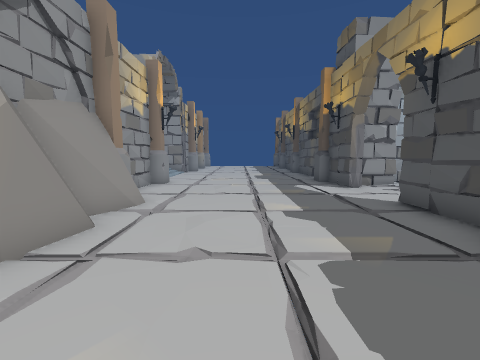
view 1 (above)

17 first-person views from a walk through a scene from a Unity 3-D project. The camera is 1.3 m above the floor, tilts 6° down and sees 90° across. The floor is counted in squares, 1 m on a side. Each view is taken from the middle of a square. On the plan, view 1 faces up. The plan holds only what a view shows up to about 12 squares ahead; the rest is blank. The place goes on beyond the plan. The player is left out. Door leaves are left out, so doorways stand open. Some surface patterns are stand-ins.

view 2
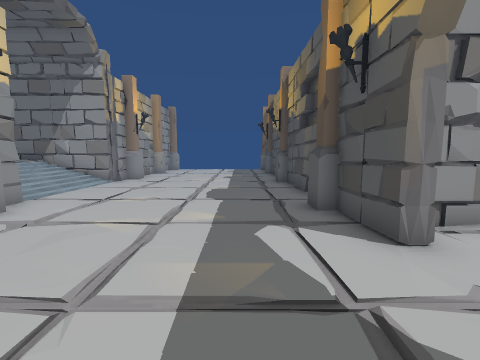

view 3
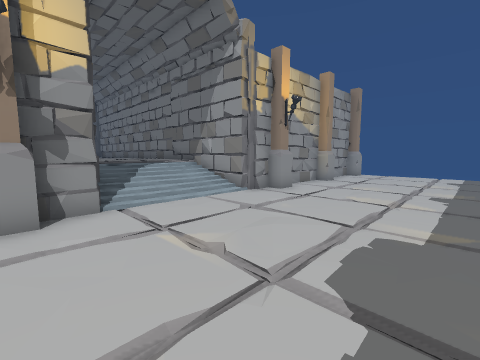

view 4
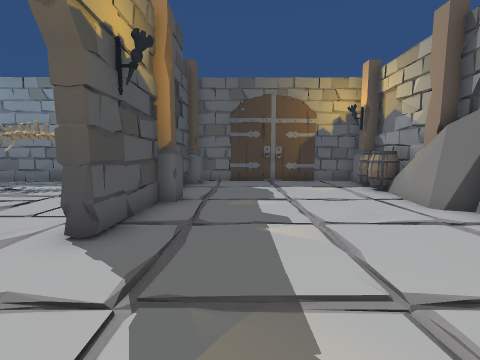

view 5
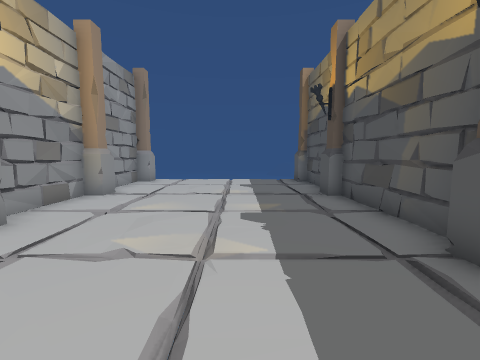

view 6
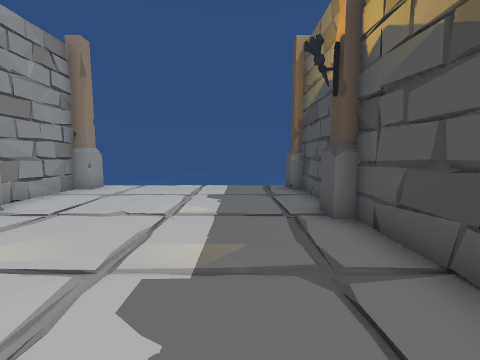

view 7
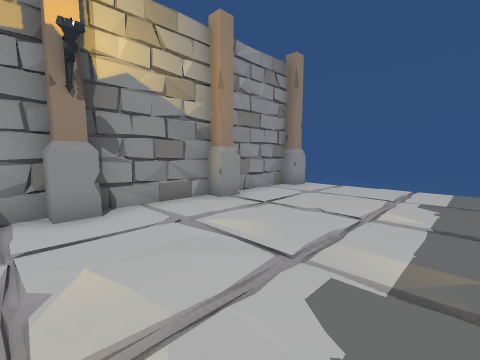

view 8
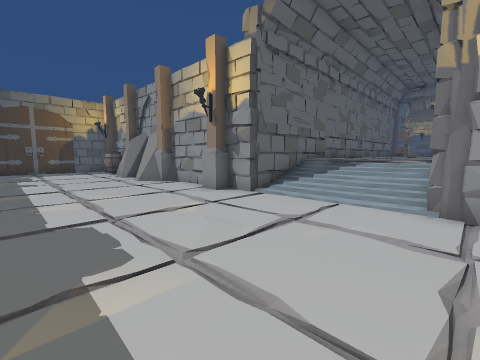

view 9
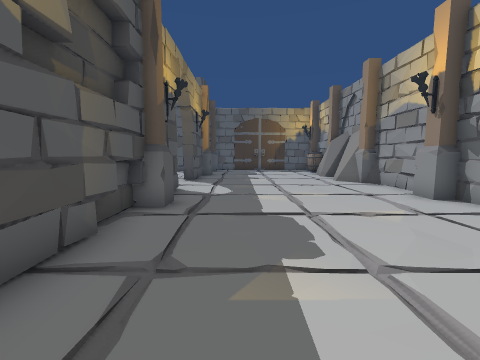

view 10
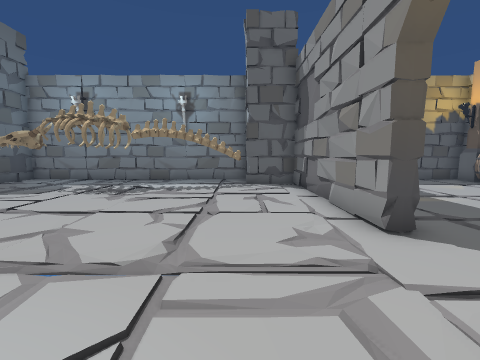

view 11
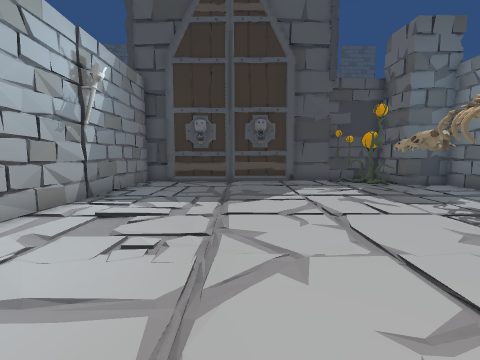

view 12
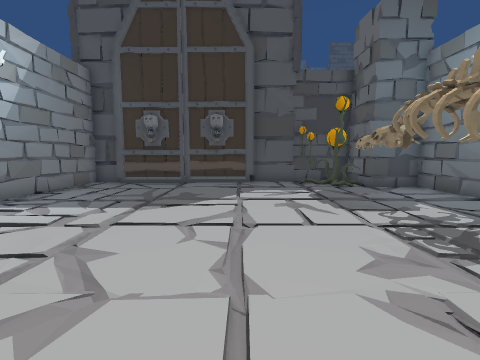

view 13
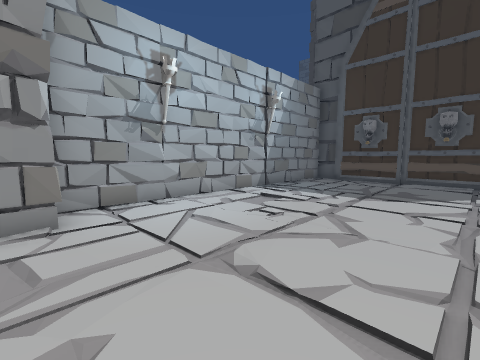

view 14
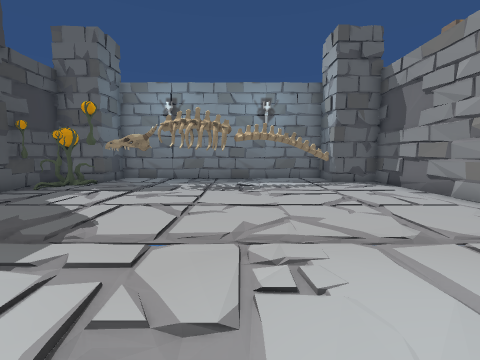

view 15
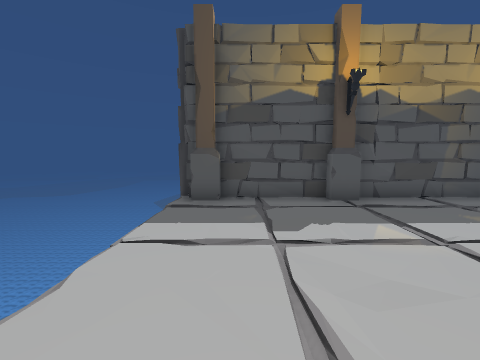

view 16
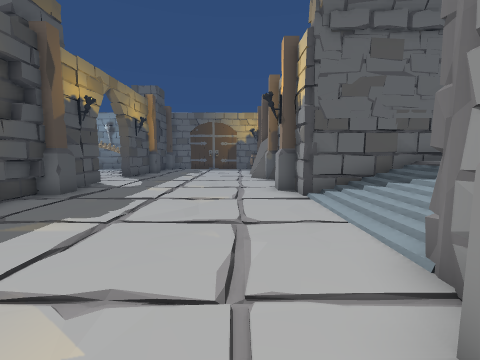

view 17
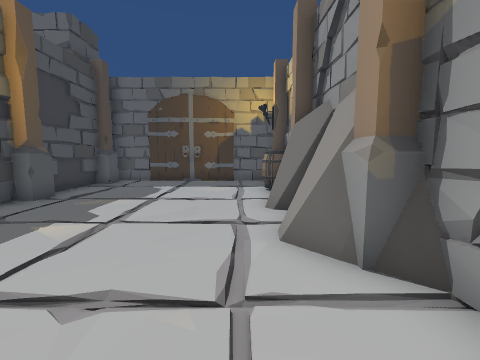

### Floor plan
Key: @ floor where view 1 was taken; # wall or solid block; x gap in a wall; . main floor; : floor 0.25 m higher than the main floor; ^ raised ledge; v drop or lower ground; P pole; I pillar; B barrel; O other object.
Columns run from 7 left of view 1 to 19 right of it. Each row starts with its distance up from view 1.
 28     vvvvvvvvx
 27    P.......P
 26    #.......#
 25    #.......#
 24    #.......#
 23    P.......P
 22    #.......#
 21    #.......#
 20    #.......#
 19    P.......#
 18   ##.......P
 17 ###........#
 16 ^^:........#
 15 ^^:........#
 14 ^^:........##
 13 ^###.......##
 12 ####.......P###############
 11    P.......#III...........#
 10    #.......##I............#
  9    #......................#
  8    #......................#
  7    ##.....................#
  6    ##......##.............#
  5    ##......##.............#
  4    ##......##.............#
  3    ##......P#.............#
  2    ##......##............O#
  1    #B......##..........OOO#
  0    #B..@...##IIOO.....OOIO#
 -1    P.......PI I.........I
 -2    #########  ###########

Where each view was taken, in squares from view 1:
view 1: 0 up, 0 right, facing up
view 2: 6 up, 2 right, facing up
view 3: 11 up, 2 right, facing up-left
view 4: 10 up, 2 right, facing down
view 5: 15 up, 1 right, facing up
view 6: 18 up, 2 right, facing up
view 7: 18 up, 2 right, facing up-left
view 8: 18 up, 2 right, facing down-left
view 9: 18 up, 2 right, facing down
view 10: 10 up, 7 right, facing down
view 11: 7 up, 7 right, facing right
view 12: 5 up, 8 right, facing right
view 13: 5 up, 6 right, facing up-right
view 14: 11 up, 11 right, facing down
view 15: 26 up, 3 left, facing right
view 16: 20 up, 2 left, facing down
view 17: 10 up, 2 left, facing down
